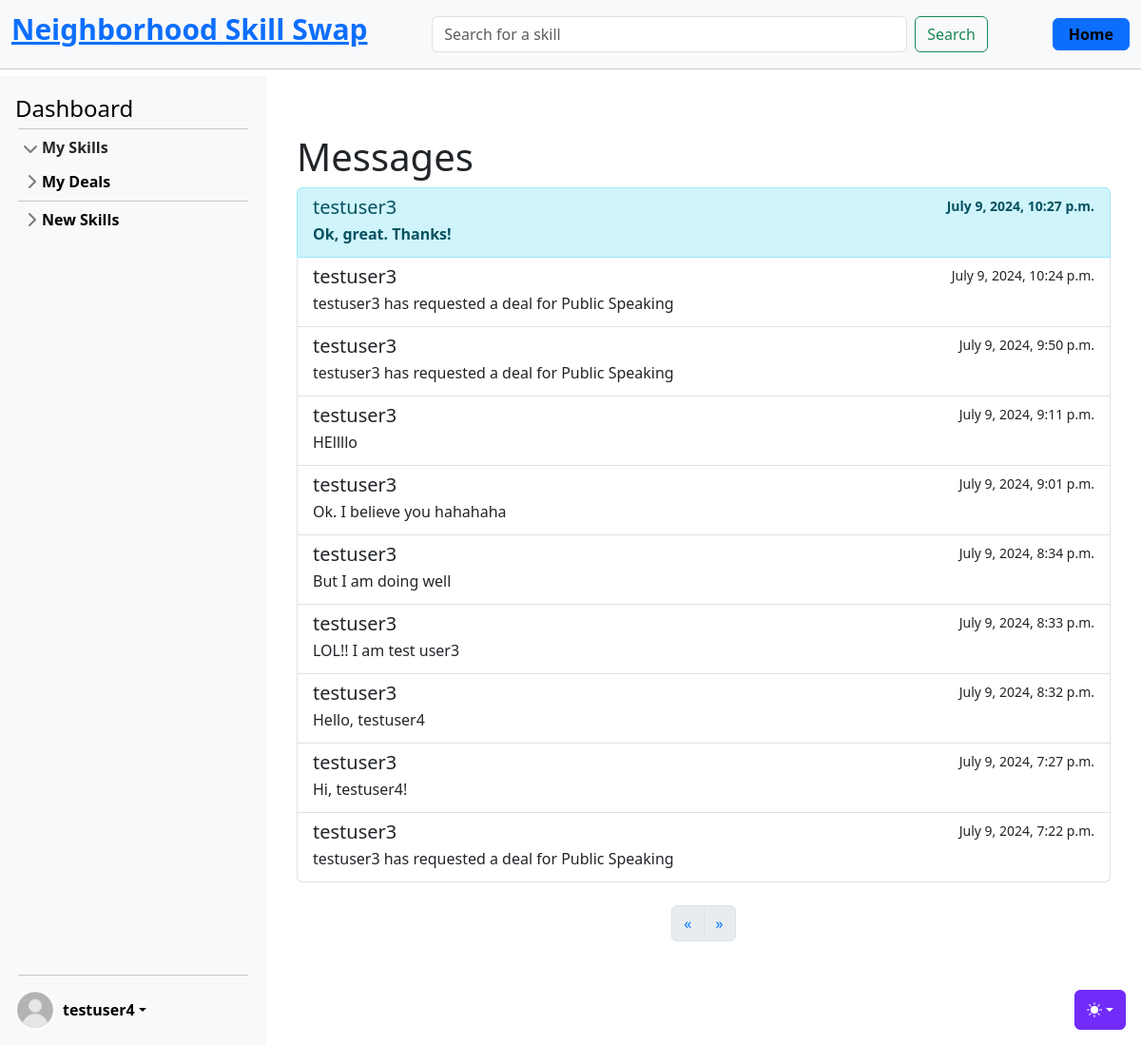
/skills/messages/ (signed in), run on an earlier commit of the app's database.
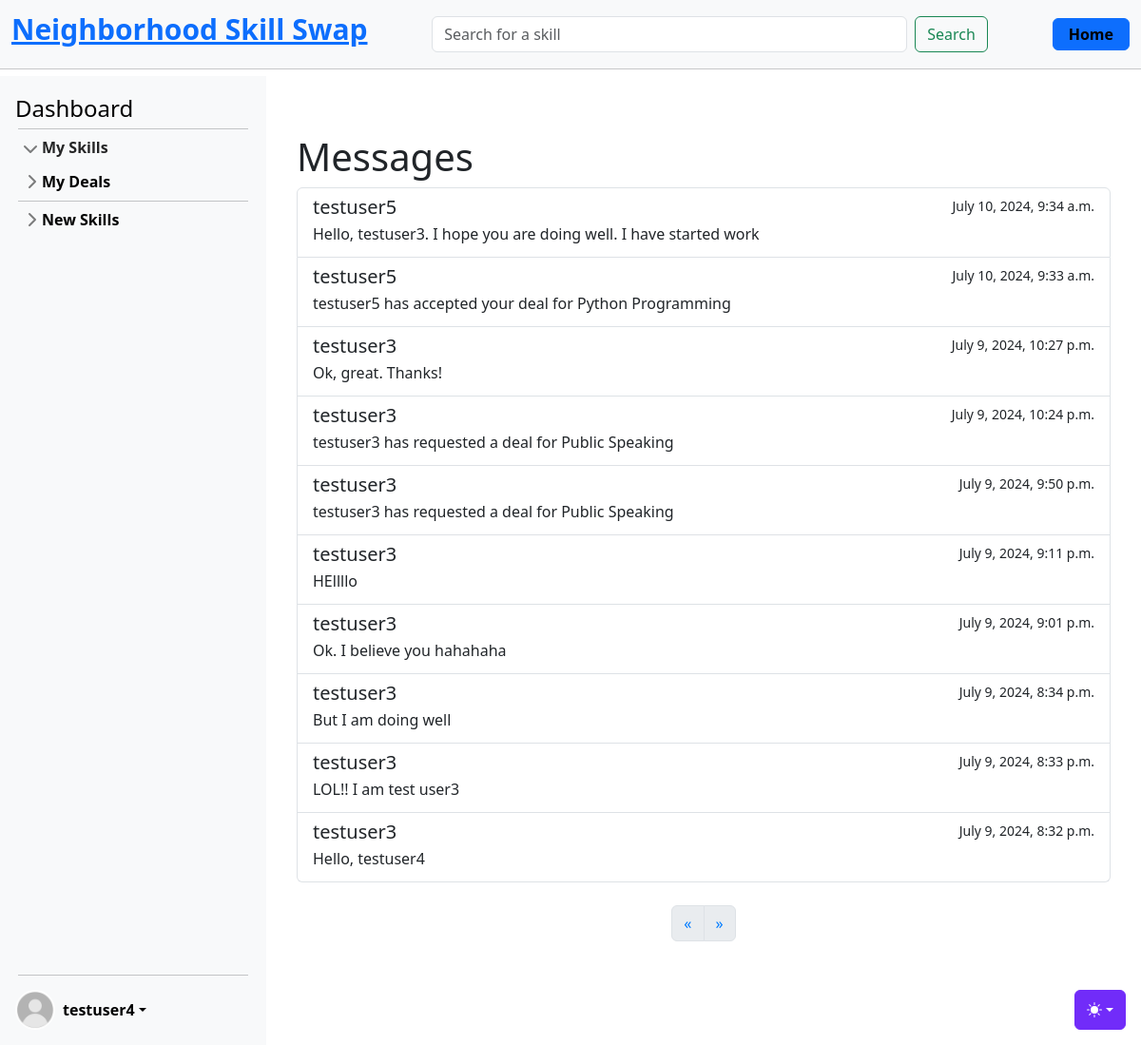
And on a later commit of the database.
### skills/models.py (models this page shows, shortened)
class Message(models.Model):
    sender = models.ForeignKey(
        settings.AUTH_USER_MODEL, on_delete=models.CASCADE, related_name="sent_messages"
    )
    receiver = models.ForeignKey(
        settings.AUTH_USER_MODEL,
        on_delete=models.CASCADE,
        related_name="received_messages",
    )
    skill_deal = models.ForeignKey(
        SkillDeal, on_delete=models.CASCADE, related_name="messages_for_deal"
    )
    content = models.TextField()
    is_read = models.BooleanField(default=False)
    timestamp = models.DateTimeField(auto_now_add=True)
    reply_to = models.ForeignKey(
        "self", null=True, blank=True, on_delete=models.CASCADE
    )

### accounts/models.py (models this page shows, shortened)
class CustomUser(AbstractUser):
    age = models.PositiveIntegerField(null=True, blank=True)

### skills/views_messages.py (the view)
# urls.py: path("messages/", MessageListView.as_view(), name="message_list"),
class MessageListView(LoginRequiredMixin, ListView):
    model = Message
    template_name = "skills/messages_list.html"
    context_object_name = "messages"
    paginate_by = 10
    def get_queryset(self):
        return Message.objects.filter(receiver=self.request.user).order_by("-timestamp")

### templates/skills/messages_list.html (shortened to what this page needs)
{% extends 'base.html' %}
{% block content %}
<div class="container mt-5">
    <h1>Messages</h1>
    <div class="list-group">
        {% for message in messages %}
        <a href="{% url 'message_read' message.pk %}" class="list-group-item list-group-item-action {% if not message.is_read %}list-group-item-info unread-message{% endif %}">
            <div class="d-flex w-100 justify-content-between">
                <h5 class="mb-1">{{ message.sender.username }}</h5>
                <small>{{ message.timestamp }}</small>
            </div>
            <p class="mb-1">{{ message.content }}</p>
        </a>
        {% empty %}
        <p class="text-center">No messages found.</p>
        {% endfor %}
    </div>
    {% if is_paginated %}
    <nav aria-label="Page navigation">
        <ul class="pagination justify-content-center mt-4">
            {% if messages.has_previous %}
            <li class="page-item">
                <a class="page-link" href="?page={{ messages.previous_page_number }}" aria-label="Previous">
                    <span aria-hidden="true">&laquo;</span>
                </a>
            </li>
            {% else %}
            <li class="page-item disabled">
                <a class="page-link" href="#" aria-label="Previous">
                    <span aria-hidden="true">&laquo;</span>
                </a>
            </li>
            {% endif %}
            {% if messages.has_next %}
            <li class="page-item">
                <a class="page-link" href="?page={{ messages.next_page_number }}" aria-label="Next">
                    <span aria-hidden="true">&raquo;</span>
                </a>
            </li>
            {% else %}
            <li class="page-item disabled">
                <a class="page-link" href="#" aria-label="Next">
                    <span aria-hidden="true">&raquo;</span>
                </a>
            </li>
            {% endif %}
        </ul>
    </nav>
    {% endif %}
</div>
{% endblock %}

What changed in the data, as far as the page shows it:
no longer on this page (row unchanged): Message: sender.username "testuser3", timestamp "July 9, 2024, 7:27 p.m.", content "Hi, testuser4!"
no longer on this page (row unchanged): Message: sender.username "testuser3", timestamp "July 9, 2024, 7:22 p.m.", content "testuser3 has requested a deal for Public Speaking"
added Message: sender.username "testuser5", timestamp "July 10, 2024, 9:34 a.m.", content "Hello, testuser3. I hope you are doing well. I have started work"
added Message: sender.username "testuser5", timestamp "July 10, 2024, 9:33 a.m.", content "testuser5 has accepted your deal for Python Programming"
changed Message "Ok, great. Thanks!": is_read False → True (drawn)
